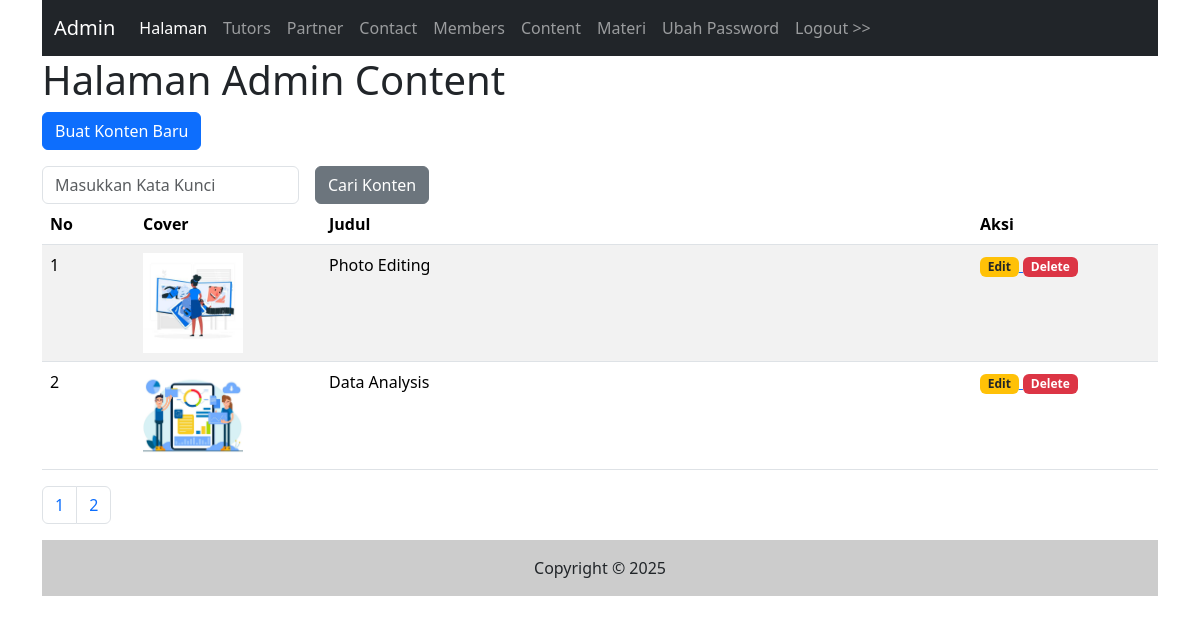
Screenshot of /admin/content.php (signed in) with the database file from the repository.
### tables this page shows
CREATE TABLE `content` (
  `id` int(11) NOT NULL,
  `foto` varchar(255) NOT NULL,
  `judul` varchar(255) NOT NULL,
  `isi` text NOT NULL,
  `tgl_isi` datetime NOT NULL DEFAULT current_timestamp() ON UPDATE current_timestamp(),
  `id_tutor` int(11) DEFAULT NULL
);

### admin/content.php (the view, shortened to what this page needs)
<?php include("inc_header.php") ?>
<?php
$katakunci = (isset ($_GET['katakunci'])) ? trim($_GET['katakunci']) : "";
?>
<h1>Halaman Admin Content</h1>
<p>
    <a href="content_input.php">
        <input type="button" class="btn btn-primary" value="Buat Konten Baru"/>
    </a>
</p>
<form class="row g-3" method="get" action="">
    <div class="col-auto">
        <input type="text" name="katakunci" class="form-control" placeholder="Masukkan Kata Kunci"
    value="<?php echo $katakunci ?>" oninput="if(this.value===''){ window.location='content.php'; }">
    </div>
    <div class="col-auto">
        <input type="submit" name="cari" value="Cari Konten" class="btn btn-secondary"/>
    </div>
</form>
<table class="table table-striped">
    <thead>
        <tr>
            <th class="col-1">No</th>
            <th class="col-2">Cover</th>
            <th>Judul</th>
            <th class="col-2">Aksi</th>
        </tr>
    </thead>
    <tbody>
        <?php
        $sqltambahan = "";
        $per_halaman = 2;
        $sql1 = "select * from content $sqltambahan";
        $page = isset($_GET['page']) ? (int)$_GET['page'] : 1;
        $mulai = ($page > 1) ? ($page * $per_halaman) - $per_halaman : 0;
        $q1 = mysqli_query($koneksi, $sql1);
        $total = mysqli_num_rows($q1);
        $pages = ceil($total / $per_halaman);
        $nomor = $mulai + 1;
        $sql1 .= " order by id desc limit $mulai, $per_halaman";
        $q1 = mysqli_query($koneksi, $sql1);
        while ($r1 = mysqli_fetch_array($q1)) {
        ?>
            <tr>
                <td><?php echo $nomor++ ?></td>
                <td><img src="../gambar/<?php echo $r1['foto'] ?>" style="max-height:100px;max-width:100px"/></td>
                <td><?php echo $r1['judul'] ?></td>
                <td>
                    <a href="content_input.php?id=<?php echo $r1['id']?>">
                        <span class="badge bg-warning text-dark">Edit</span>
                    </a>
                    <a href="?op=delete&id=<?php echo $r1['id'] ?>" onclick="return confirm('Apakah yakin ingin menghapus data?')">
                        <span class="badge text-bg-danger">Delete</span>
                    </a>
                </td>
            </tr>
        <?php } ?>
    </tbody>
</table>
<nav aria-label="Page navigation example">
    <ul class="pagination">
        <?php for ($i = 1; $i <= $pages; $i++) { ?>
            <li class="page-item">
                <a class="page-link" href="?katakunci=<?php echo $katakunci ?>&cari=<?php echo $katakunci ?>&page=<?php echo $i ?>"><?php echo $i ?></a>
            </li>
        <?php } ?>
    </ul>
</nav>
<?php include("inc_footer.php") ?>

### rows the page displays
content: foto (picture), judul "Photo Editing"
content: foto (picture), judul "Data Analysis"
